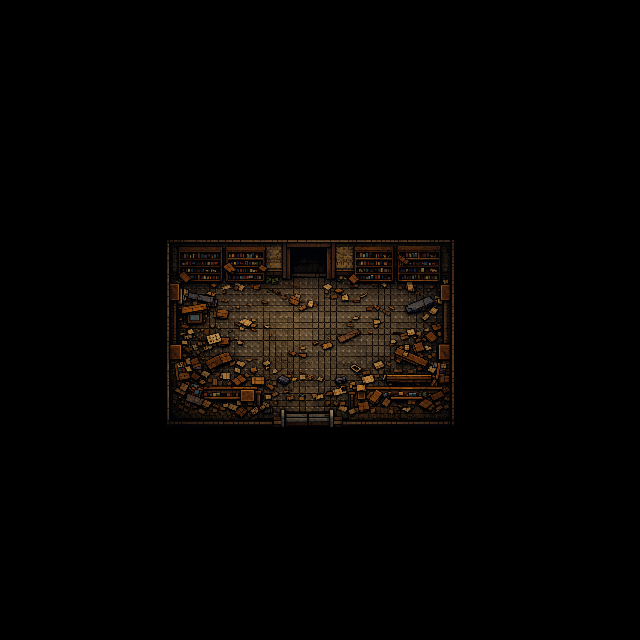

This is a level from a 2D game, rendered from its Tiled map with the project's own tilesets. A one-line summary and the complete map file follow:
An orthogonal 40x40 tile map with 16x16 px tiles, 1 tile layer (Calque de Tuiles 1) and 41 objects (33x collision, exit_school, spawn_school, enter_school_class, enter_school_class_exit, ...).

<map version="1.10" tiledversion="1.11.2" orientation="orthogonal" renderorder="right-down" width="40" height="40" tilewidth="16" tileheight="16" infinite="0" nextlayerid="3" nextobjectid="45">
 <tileset firstgid="1" source="School-hall_.tsx" />
 <layer id="1" name="Calque de Tuiles 1" width="40" height="40">
  <data encoding="csv">
0,0,0,0,0,0,0,0,0,0,0,0,0,0,0,0,0,0,0,0,0,0,0,0,0,0,0,0,0,0,0,0,0,0,0,0,0,0,0,0,
0,0,0,0,0,0,0,0,0,0,0,0,0,0,0,0,0,0,0,0,0,0,0,0,0,0,0,0,0,0,0,0,0,0,0,0,0,0,0,0,
0,0,0,0,0,0,0,0,0,0,0,0,0,0,0,0,0,0,0,0,0,0,0,0,0,0,0,0,0,0,0,0,0,0,0,0,0,0,0,0,
0,0,0,0,0,0,0,0,0,0,0,0,0,0,0,0,0,0,0,0,0,0,0,0,0,0,0,0,0,0,0,0,0,0,0,0,0,0,0,0,
0,0,0,0,0,0,0,0,0,0,0,0,0,0,0,0,0,0,0,0,0,0,0,0,0,0,0,0,0,0,0,0,0,0,0,0,0,0,0,0,
0,0,0,0,0,0,0,0,0,0,0,0,0,0,0,0,0,0,0,0,0,0,0,0,0,0,0,0,0,0,0,0,0,0,0,0,0,0,0,0,
0,0,0,0,0,0,0,0,0,0,0,0,0,0,0,0,0,0,0,0,0,0,0,0,0,0,0,0,0,0,0,0,0,0,0,0,0,0,0,0,
0,0,0,0,0,0,0,0,0,0,0,0,0,0,0,0,0,0,0,0,0,0,0,0,0,0,0,0,0,0,0,0,0,0,0,0,0,0,0,0,
0,0,0,0,0,0,0,0,0,0,0,0,0,0,0,0,0,0,0,0,0,0,0,0,0,0,0,0,0,0,0,0,0,0,0,0,0,0,0,0,
0,0,0,0,0,0,0,0,0,0,0,0,0,0,0,0,0,0,0,0,0,0,0,0,0,0,0,0,0,0,0,0,0,0,0,0,0,0,0,0,
0,0,0,0,0,0,0,0,0,0,0,0,0,0,0,0,0,0,0,0,0,0,0,0,0,0,0,0,0,0,0,0,0,0,0,0,0,0,0,0,
0,0,0,0,0,0,0,0,0,0,0,0,0,0,0,0,0,0,0,0,0,0,0,0,0,0,0,0,0,0,0,0,0,0,0,0,0,0,0,0,
0,0,0,0,0,0,0,0,0,0,0,0,0,0,0,0,0,0,0,0,0,0,0,0,0,0,0,0,0,0,0,0,0,0,0,0,0,0,0,0,
0,0,0,0,0,0,0,0,0,0,0,0,0,0,0,0,0,0,0,0,0,0,0,0,0,0,0,0,0,0,0,0,0,0,0,0,0,0,0,0,
0,0,0,0,0,0,0,0,0,0,29,30,31,32,33,34,35,36,37,38,39,40,41,42,43,44,45,46,47,0,0,0,0,0,0,0,0,0,0,0,
0,0,0,0,0,0,0,0,0,0,54,55,56,57,58,59,60,61,62,63,64,65,66,67,68,69,70,71,72,0,0,0,0,0,0,0,0,0,0,0,
0,0,0,0,0,0,0,0,0,0,79,80,81,82,83,84,85,86,87,88,89,90,91,92,93,94,95,96,97,0,0,0,0,0,0,0,0,0,0,0,
0,0,0,0,0,0,0,0,0,0,104,105,106,107,108,109,110,111,112,113,114,115,116,117,118,119,120,121,122,0,0,0,0,0,0,0,0,0,0,0,
0,0,0,0,0,0,0,0,0,0,129,130,131,132,133,134,135,136,137,138,139,140,141,142,143,144,145,146,147,0,0,0,0,0,0,0,0,0,0,0,
0,0,0,0,0,0,0,0,0,0,154,155,156,157,158,159,160,161,162,163,164,165,166,167,168,169,170,171,172,0,0,0,0,0,0,0,0,0,0,0,
0,0,0,0,0,0,0,0,0,0,179,180,181,182,183,184,185,186,187,188,189,190,191,192,193,194,195,196,197,0,0,0,0,0,0,0,0,0,0,0,
0,0,0,0,0,0,0,0,0,0,204,205,206,207,208,209,210,211,212,213,214,215,216,217,218,219,220,221,222,0,0,0,0,0,0,0,0,0,0,0,
0,0,0,0,0,0,0,0,0,0,229,230,231,232,233,234,235,236,237,238,239,240,241,242,243,244,245,246,247,0,0,0,0,0,0,0,0,0,0,0,
0,0,0,0,0,0,0,0,0,0,254,255,256,257,258,259,260,261,262,263,264,265,266,267,268,269,270,271,272,0,0,0,0,0,0,0,0,0,0,0,
0,0,0,0,0,0,0,0,0,0,279,280,281,282,283,284,285,286,287,288,289,290,291,292,293,294,295,296,297,0,0,0,0,0,0,0,0,0,0,0,
0,0,0,0,0,0,0,0,0,0,304,305,306,307,308,309,310,311,312,313,314,315,316,317,318,319,320,321,322,0,0,0,0,0,0,0,0,0,0,0,
0,0,0,0,0,0,0,0,0,0,329,330,331,332,333,334,335,336,337,338,339,340,341,342,343,344,345,346,347,0,0,0,0,0,0,0,0,0,0,0,
0,0,0,0,0,0,0,0,0,0,0,0,0,0,0,0,0,0,0,0,0,0,0,0,0,0,0,0,0,0,0,0,0,0,0,0,0,0,0,0,
0,0,0,0,0,0,0,0,0,0,0,0,0,0,0,0,0,0,0,0,0,0,0,0,0,0,0,0,0,0,0,0,0,0,0,0,0,0,0,0,
0,0,0,0,0,0,0,0,0,0,0,0,0,0,0,0,0,0,0,0,0,0,0,0,0,0,0,0,0,0,0,0,0,0,0,0,0,0,0,0,
0,0,0,0,0,0,0,0,0,0,0,0,0,0,0,0,0,0,0,0,0,0,0,0,0,0,0,0,0,0,0,0,0,0,0,0,0,0,0,0,
0,0,0,0,0,0,0,0,0,0,0,0,0,0,0,0,0,0,0,0,0,0,0,0,0,0,0,0,0,0,0,0,0,0,0,0,0,0,0,0,
0,0,0,0,0,0,0,0,0,0,0,0,0,0,0,0,0,0,0,0,0,0,0,0,0,0,0,0,0,0,0,0,0,0,0,0,0,0,0,0,
0,0,0,0,0,0,0,0,0,0,0,0,0,0,0,0,0,0,0,0,0,0,0,0,0,0,0,0,0,0,0,0,0,0,0,0,0,0,0,0,
0,0,0,0,0,0,0,0,0,0,0,0,0,0,0,0,0,0,0,0,0,0,0,0,0,0,0,0,0,0,0,0,0,0,0,0,0,0,0,0,
0,0,0,0,0,0,0,0,0,0,0,0,0,0,0,0,0,0,0,0,0,0,0,0,0,0,0,0,0,0,0,0,0,0,0,0,0,0,0,0,
0,0,0,0,0,0,0,0,0,0,0,0,0,0,0,0,0,0,0,0,0,0,0,0,0,0,0,0,0,0,0,0,0,0,0,0,0,0,0,0,
0,0,0,0,0,0,0,0,0,0,0,0,0,0,0,0,0,0,0,0,0,0,0,0,0,0,0,0,0,0,0,0,0,0,0,0,0,0,0,0,
0,0,0,0,0,0,0,0,0,0,0,0,0,0,0,0,0,0,0,0,0,0,0,0,0,0,0,0,0,0,0,0,0,0,0,0,0,0,0,0,
0,0,0,0,0,0,0,0,0,0,0,0,0,0,0,0,0,0,0,0,0,0,0,0,0,0,0,0,0,0,0,0,0,0,0,0,0,0,0,0
</data>
 </layer>
 <objectgroup id="2" name="Calque d'Objets 1">
  <object id="1" type="collision" x="168.667" y="416" width="113.667" height="12.3333" />
  <object id="2" type="collision" x="333.333" y="416.667" width="121.667" height="10" />
  <object id="3" type="collision" x="438" y="344.333" width="15" height="16.3333" />
  <object id="4" type="collision" x="449.667" y="360" width="4.33333" height="56.6667" />
  <object id="5" type="collision" x="350.333" y="391.667" width="97" height="24.6667" />
  <object id="6" type="collision" x="380.667" y="373.667" width="66.3333" height="16.6667" />
  <object id="7" type="collision" x="430" y="360.667" width="19.3333" height="11.6667" />
  <object id="8" type="collision" x="361.667" y="385" width="22.6667" height="7" />
  <object id="10" type="collision" x="396.75" y="346" width="5.5" height="11.5" />
  <object id="11" type="collision" x="401" y="348.5" width="5.75" height="10.5" />
  <object id="12" type="collision" x="407.75" y="355.25" width="8.75" height="8" />
  <object id="13" type="collision" x="417.5" y="358.5" width="8.75" height="7.75" />
  <object id="14" type="collision" x="441.75" y="285.75" width="12.25" height="15.25" />
  <object id="15" type="collision" x="450.5" y="241.75" width="3.5" height="59.75" />
  <object id="16" type="collision" x="328" y="241" width="122.5" height="38.5" />
  <object id="17" type="collision" x="168" y="240" width="121.5" height="41.5" />
  <object id="18" type="collision" x="291.5" y="239" width="36.5" height="9" />
  <object id="19" type="collision" x="163.875" y="280.5" width="21.5" height="20.5" />
  <object id="20" type="collision" x="170.5" y="343.5" width="12" height="19.5" />
  <object id="21" type="collision" x="166.5" y="343" width="19" height="75" />
  <object id="22" type="collision" x="181.25" y="362.75" width="21" height="54.5" />
  <object id="24" type="collision" x="204" y="386.5" width="53.5" height="15" />
  <object id="25" type="collision" x="202.75" y="400.75" width="58" height="14" />
  <object id="26" type="collision" x="260.5" y="404.25" width="12" height="10.75" />
  <object id="27" type="collision" x="406.75" y="305.5" width="10.25" height="5.5" />
  <object id="28" type="collision" x="412" y="302.25" width="12.5" height="4.25" />
  <object id="29" type="collision" x="418.75" y="298.5" width="15" height="5.75" />
  <object id="30" name="exit_school" x="283.25" y="417.25" width="50" height="14.5" />
  <object id="31" name="spawn_school" x="307" y="394.75">
   <point />
  </object>
  <object id="32" name="enter_school_class" x="289.75" y="247.75" width="38" height="16.25" />
  <object id="33" name="enter_school_class_exit" x="309.25" y="283.5">
   <point />
  </object>
  <object id="34" name="enter_school_desk_exit" x="424" y="325">
   <point />
  </object>
  <object id="36" type="collision" x="187.875" y="313" width="14.375" height="9.5" />
  <object id="37" type="collision" x="181.625" y="305.25" width="25" height="5" />
  <object id="38" type="collision" x="182.125" y="309.375" width="15.125" height="3.75" />
  <object id="39" type="collision" x="185.125" y="291.625" width="11.875" height="8" />
  <object id="40" type="collision" x="198.375" y="294.25" width="12.375" height="7.625" />
  <object id="41" type="collision" x="210.25" y="297" width="6.375" height="9.5" />
  <object id="42" name="enter_school_canteen" x="166.341" y="301.977" width="14" height="40.5455" />
  <object id="43" name="enter_school_canteen_exit" x="203.818" y="329.273">
   <point />
  </object>
  <object id="44" name="enter_school_desk" x="443.818" y="301.636" width="10.9091" height="43.2727" />
 </objectgroup>
</map>
